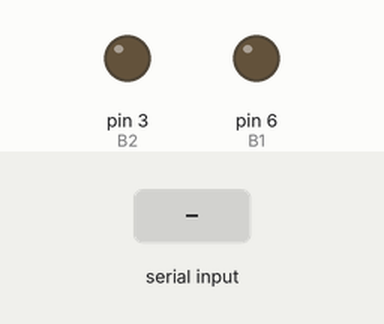
A sketch run on a simulated Arduino Uno, built with avr-gcc and run on an emulated ATmega328P. On the bench: output pins drawn as LEDs (lit = HIGH). The test bench sets the inputs (shaded band). What the sketch prints to the serial monitor is not drawn.

Above: at 1.2 s.
1.3 s: "30,150\n" received over Serial
At 3.1 s:
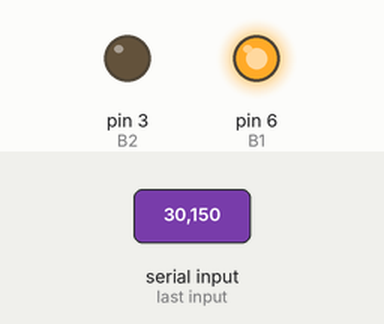
3.4 s: "2\n" received over Serial
At 4.2 s:
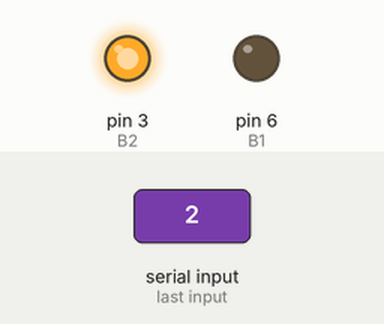
4.9 s: "1\n" received over Serial
At 5.3 s:
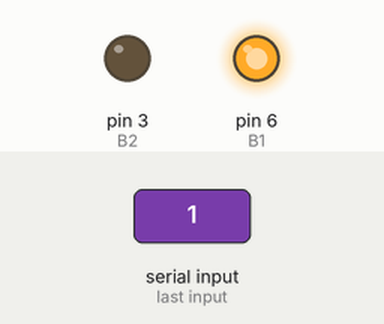
6.4 s: "3\n" received over Serial
At 7.7 s:
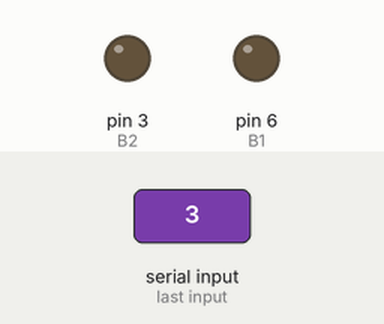
Timing chart, 0 to 8.9 s (numbered marks = the images above; inputs shaded):
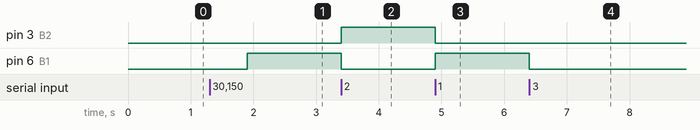

The sketch:

MOTOR_DC.ino
```cpp
//Inisialisasi pembuatan variable
#define B1 6 // Motor B pins
#define B2 3
int incomingByte = 0; // for incoming serial data
int input = 0;
void setup() {
 //Menentukan Fungsionalitas dari PIN pada Microcontroller
 Serial.begin(9600); //baudrate yang digunakan untuk komunikasi microcontroller dengan komputer
 pinMode(B1, OUTPUT);
 pinMode(B2, OUTPUT);
 digitalWrite(B1, LOW);
 digitalWrite(B2, LOW);

 Serial.println("Silahkan Pilih salah satu:");
 Serial.println("1.forward");
 Serial.println("2.backward");
 Serial.println("3.stop");
}
void loop() {
 //Program yang akan dijalankan berulang-ulang
 if (Serial.available() > 0) {
 // read the incoming byte:
 incomingByte = Serial.read();
 input = incomingByte - 48; //convert ASCII code of numbers to 1,2,3
 switch (input) {
 case 1: // if input=1 ....... motors turn forward
 forward();
 break;
 case 2: // if input=2 ....... motors turn backward
 backward();
 break;
 case 3: // if input=1 ....... motors turn stop
 Stop();
 break;
 }
 delay(200);
 input=0;
}
}
void forward() { //function of forward
 analogWrite(B1, 255);
 analogWrite(B2, 0);

}
void backward() { //function of backward
 analogWrite(B1, 0);
 analogWrite(B2, 255);
}
void Stop() { //function of stop
 digitalWrite(B1, LOW);
 digitalWrite(B2, LOW);
}
```

Measured:
- after the input at 1.3 s, pin 6 (B1): LOW → HIGH after 0.60 s
- after the input at 3.4 s, pin 3 (B2): LOW → HIGH at once; pin 6 (B1): HIGH → LOW at once
- after the input at 4.9 s, pin 3 (B2): HIGH → LOW at once; pin 6 (B1): LOW → HIGH at once
- after the input at 6.4 s, pin 6 (B1): HIGH → LOW at once
